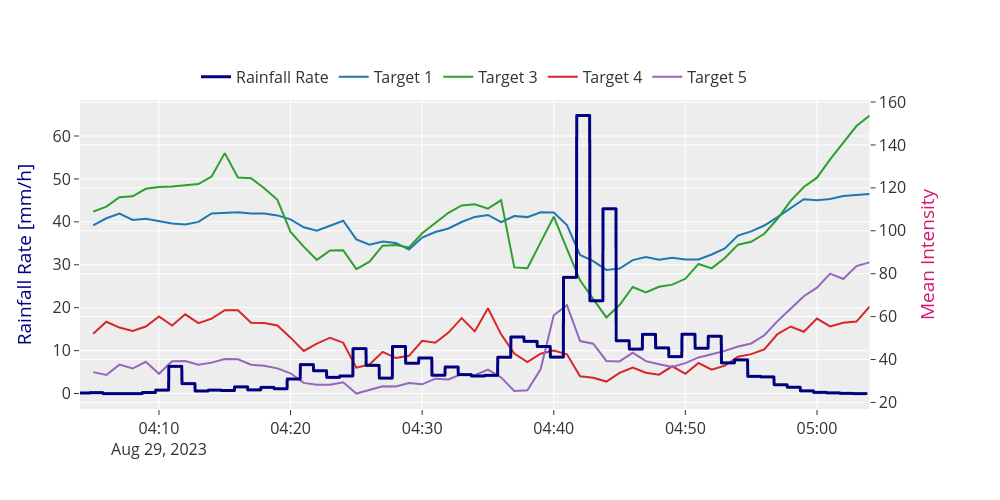

Notebook code for this chart:
### Markdown cell above
#### Plot only parts

### Code cell
colors = [
    "#1f77b4",  # muted blue
    "#ff7f0e",  # safety orange
    "#2ca02c",  # cooked asparagus green
    "#d62728",  # brick red
    "#9467bd",  # muted purple
    "#8c564b",  # chestnut brown
]

fig = make_subplots(specs=[[{"secondary_y": True}]])
# fig.add_trace(go.Scatter(x=w_differ.index, y=w_differ*200, mode='lines', name='differential precipitation', line=dict(color='red')))
fig.add_trace(
    go.Scattergl(x=w_int_h.index, y=w_int_h, mode="lines", name="Rainfall Rate", line=dict(color="#000080", width=3))
)

for col, (target_name, rain_ds_minutes_mean_ds) in zip(colors, rain_ds_minutes_mean.items()):
    if target_name in ["Target 2", "Ring Sensor"]:
        continue
    fig.add_trace(
        go.Scatter(
            x=rain_ds_minutes_mean_ds.index,
            y=rain_ds_minutes_mean_ds,
            mode="lines",
            name=target_name,
            line=dict(color=col, width=2),
        ),
        secondary_y=True,
    )

fig.update_layout(
    template="ggplot2",
    autosize=False,
    width=1000,
    height=500,
    # title="Rainfall Rate vs. Noise in Pointclouds",
    legend=dict(orientation="h", yanchor="bottom", y=1.02, xanchor="right", x=0.8),
    xaxis_title="",
    yaxis_title="Rainfall Rate [mm/h]",
    yaxis2_title="Mean Intensity",
    font=dict(size=16),
)
fig.update_yaxes(title_font_color="#000080")
fig.update_yaxes(title_font_color="#d5196e", secondary_y=True)
